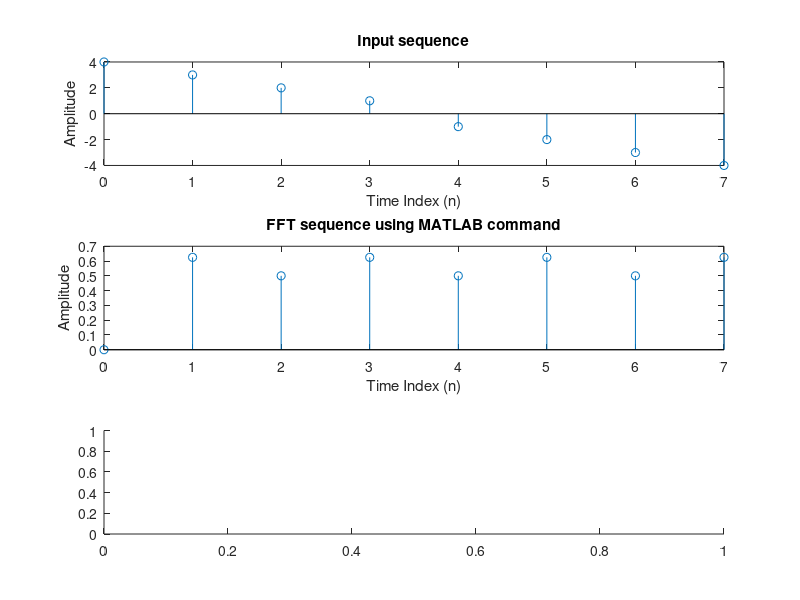

MATLAB code for this plot: (Note: this script raises an error after producing the figure.)
x = [4 3 2 1 -1 -2 -3 -4];
N = length(x);  % Length of input sequence
k=N
k = 0:N-1;  % Frequency index

figure(1)

% Plot the input sequence
subplot(311)
stem(k, x)
title('Input sequence')
xlabel('Time Index (n)')
ylabel('Amplitude')

% Compute the FFT using the MATLAB command
x_func = ifft(x, N);

n = 0:1:N-1;  % Time index

% Plot the FFT sequence using MATLAB command
subplot(312)
stem(n, x_func)
title('FFT sequence using MATLAB command')
xlabel('Time Index (n)')
ylabel('Amplitude')

% Compute FFT manually
x_manual = [];
for n = 0:1:N-1
    val = 0;
    for k = 0:1:N-1
        val = val + (x(k+1) * exp(1i * 2 * pi * k * n / N));
    end
    x_manual = [x_manual, val / N];
end

% Plot the FFT sequence using the equation
subplot(313)
stem(n, x_manual)
title('FFT sequence using Equation')
xlabel('Time Index (n)')
ylabel('Amplitude')
